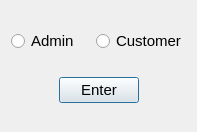
<?xml version="1.0" encoding="UTF-8"?>
<ui version="4.0">
 <class>Start</class>
 <widget class="QDialog" name="Start">
  <property name="geometry">
   <rect>
    <x>0</x>
    <y>0</y>
    <width>197</width>
    <height>132</height>
   </rect>
  </property>
  <property name="windowTitle">
   <string>Dialog</string>
  </property>
  <layout class="QVBoxLayout" name="verticalLayout">
   <item>
    <layout class="QHBoxLayout" name="horizontalLayout">
     <item>
      <widget class="QRadioButton" name="adminradiobutton">
       <property name="font">
        <font>
         <pointsize>11</pointsize>
        </font>
       </property>
       <property name="text">
        <string>Admin</string>
       </property>
      </widget>
     </item>
     <item>
      <layout class="QHBoxLayout" name="horizontalLayout_2">
       <item>
        <widget class="QRadioButton" name="customerradiobutton">
         <property name="font">
          <font>
           <pointsize>11</pointsize>
          </font>
         </property>
         <property name="text">
          <string>Customer</string>
         </property>
        </widget>
       </item>
      </layout>
     </item>
    </layout>
   </item>
   <item>
    <layout class="QHBoxLayout" name="horizontalLayout_3">
     <item>
      <spacer name="horizontalSpacer">
       <property name="orientation">
        <enum>Qt::Horizontal</enum>
       </property>
       <property name="sizeHint" stdset="0">
        <size>
         <width>40</width>
         <height>20</height>
        </size>
       </property>
      </spacer>
     </item>
     <item>
      <widget class="QPushButton" name="enterbutton">
       <property name="font">
        <font>
         <pointsize>11</pointsize>
        </font>
       </property>
       <property name="text">
        <string>Enter</string>
       </property>
      </widget>
     </item>
     <item>
      <spacer name="horizontalSpacer_2">
       <property name="orientation">
        <enum>Qt::Horizontal</enum>
       </property>
       <property name="sizeHint" stdset="0">
        <size>
         <width>40</width>
         <height>20</height>
        </size>
       </property>
      </spacer>
     </item>
    </layout>
   </item>
  </layout>
 </widget>
 <resources/>
 <connections/>
</ui>
